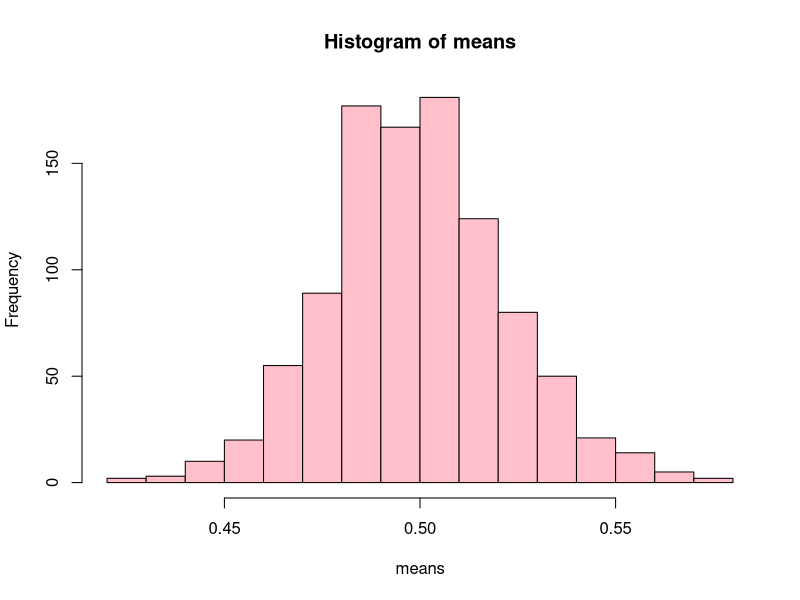

This chart was generated by the following R code:
## ---- chunk 1
knitr::opts_chunk$set(echo = TRUE)
## ---- chunk 2
sapply(1:10, sqrt)
sqrt(1:10)
## ---- chunk 3
sqr <- function(x) x^2
sapply(1:5, sqr)
## ---- chunk 4
f <- function(x) "Woww!"
sapply(1:5, f)
## ---- chunk 5
g <- function(i) paste("attempt", i)
sapply(1:6, g)
## ---- chunk 6
f<- function(x) sum(rnorm(3))
sapply(1:10, f)
## ---- chunk 7
vote <- sample(c("K", "P"), 500, replace = TRUE,
               prob = c(0.56, 0.44))
polling <- data.frame(vote=vote)
head(polling, 7)
## ---- chunk 8
poll <- function(x){
  s<- rbinom(500, 1, 0.5)
  mean(s)
}

poll()
## ---- chunk 9

R <- 1000
means <- sapply(1:R, poll)
mean(means)
sd(means)
## ---- chunk 10
hist(means, col = "pink")
mean(means)
sd(means)

